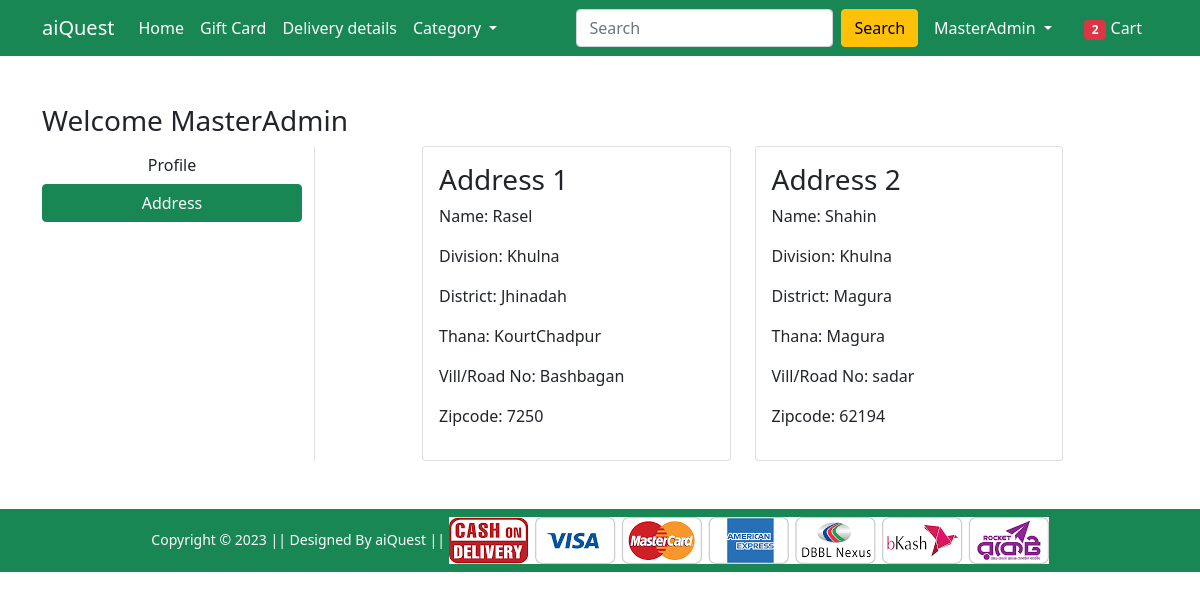
The page /address/ (signed in) on the database its author committed.
### Shop/models.py (models this page shows, shortened)
class Customar(models.Model):
    user = models.ForeignKey(User, on_delete=models.CASCADE)
    name = models.CharField(max_length=150)
    division = models.CharField(choices=DIVISION_CHOICES, max_length=150)
    district = models.CharField(max_length=150)
    thana = models.CharField(max_length=75)
    villageORroad = models.CharField(max_length=100)
    zipcode = models.IntegerField()

### Shop/views.py (the view)
# urls.py: path('address/', views.address, name='address'),
@login_required
def address(request):
     add_address = Customar.objects.filter(user=request.user)
     total_item_in_cart = 0
     if request.user.is_authenticated:
          total_item_in_cart = len(Cart.objects.filter(user=request.user))
     context = {
          'address':add_address,
          'active':'btn-success',
          'total_item_in_cart':total_item_in_cart,
     }
     return render(request, 'Shop/address.html',context)

### Shop/templates/Shop/address.html (shortened to what this page needs)
{% extends 'Shop/base.html' %}
{% load static %}
{% block main-content %}
<div class="container my-5">
    <div class="row">
        <h3>Welcome <span>{{request.user|capfirst}}</span></h3>
        <div class="col-sm-3 border-end">
            <ul class="list-unstyled">
                <li class="d-grid"><a href="{% url 'profile' %}" class="btn">Profile</a></li>
                <li class="d-grid"><a href="{% url 'address' %}" class="btn {{active}}">Address</a></li>
            </ul>
        </div>
        <div class="col-sm-7 offset-sm-1">
            <div class="row">
                {% for addr in address %}
                <div class="col-sm-6">
                    <div class="card">
                        <div class="card-body">
                            <h3>Address {{forloop.counter}}</h3>
                            <p>Name: {{addr.name}}</p>
                            <p>Division: {{addr.division}}</p>
                            <p>District: {{addr.district}}</p>
                            <p>Thana: {{addr.thana}}</p>
                            <p>Vill/Road No: {{addr.villageORroad}}</p>
                            <p>Zipcode: {{addr.zipcode}}</p>
                        </div>
                    </div>
                </div>
                {% endfor %}
            </div>
        </div>
    </div>
</div>
{% endblock main-content %}

### Shop/templates/Shop/base.html (shortened to what this page needs)
<!doctype html>
{% load static %}
<html lang="en">
<head>
    <link href="https://cdn.jsdelivr.net/npm/bootstrap@5.0.0-beta1/dist/css/bootstrap.min.css" rel="stylesheet"
>
    <link rel="stylesheet" href="{% static 'Shop/css/owl.carousel.min.css' %}">
    <link rel="stylesheet" href="{% static 'Shop/css/all.min.css' %}">
    <link rel="stylesheet" href="{% static 'Shop/css/style.css' %}">
</head>
<body>
    <nav class="navbar navbar-expand-lg navbar-dark bg-success">
        <div class="container">
            <a class="navbar-brand" href="/">aiQuest</a>
            <div class="collapse navbar-collapse" id="navbarSupportedContent">
                <ul class="navbar-nav me-auto mb-2 mb-lg-0">
                    <li class="nav-item">
                        <a class="nav-link active" aria-current="page" href="/">Home</a>
                    </li>
                    <li class="nav-item">
                        <a class="nav-link active" aria-current="page" href="www.gmail.com">Gift Card</a>
                    </li>
                    <li class="nav-item">
                        <a class="nav-link active" aria-current="page" href="#">Delivery details</a>
                    </li>
                    <li class="nav-item dropdown">
                        <a class="nav-link dropdown-toggle text-white" href="#" id="electronicsDropdown" role="button"
                            data-bs-toggle="dropdown" aria-expanded="false">
                            Category
                        </a>
                    </li>
                </ul>
                <form class="d-flex" action="{% url 'search' %}" method="GET">
                    <input class="form-control me-2" name="quary" type="search" placeholder="Search" aria-label="Search">
                    <button class="btn btn-warning" type="submit">Search</button>
                </form>
                <div>
                    <ul class="navbar-nav me-auto mb-2 mb-lg-0">
                        <li class="nav-item dropdown mx-2">
                            {% if request.user.is_authenticated %}
                            <a class="nav-link dropdown-toggle text-white" href="#" id="profileDropdown" role="button"
                                data-bs-toggle="dropdown" aria-expanded="false">
                                {{request.user.username|capfirst}}
                            </a>
                        </li>
                        <li class="nav-item mx-2">
                            <a href="{% url 'my_cart' %}" class="nav-link text-white"><span
                                    class="badge bg-danger">{{total_item_in_cart}}</span> Cart </a>
                        </li>
                        {% endif %}
                    </ul>
                </div>
            </div>
        </div>
    </nav>
    {% block main-content %} {% endblock main-content %}
    <footer class="container-fluid bg-success text-center p-2 mt-5">
        <small class="text-white">Copyright &copy; 2023 || Designed By aiQuest || </small>
        <img src="{% static 'Shop/images/paymentlogo.png' %}" alt="" srcset="" class="img-fluid" height="2px">
    </footer>
</body>
</html>

### rows shown on the page
Customar: name "Rasel", division "Khulna", district "Jhinadah", thana "KourtChadpur", villageORroad "Bashbagan", zipcode "7250"
Customar: name "Shahin", division "Khulna", district "Magura", thana "Magura", villageORroad "sadar", zipcode "62194"

### other values the page prints
{{ request.user.username|capfirst }} "MasterAdmin"
{{ total_item_in_cart }} "2"
{{ request.user|capfirst }} "MasterAdmin"
